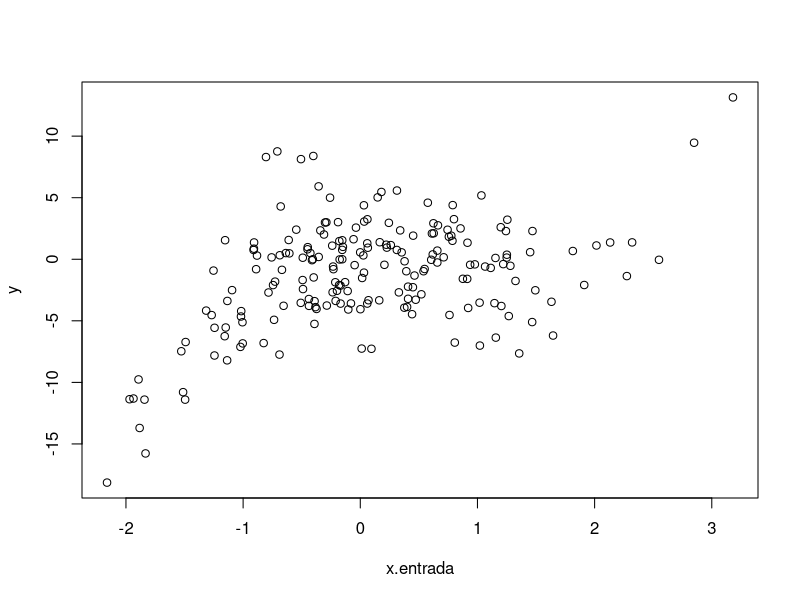
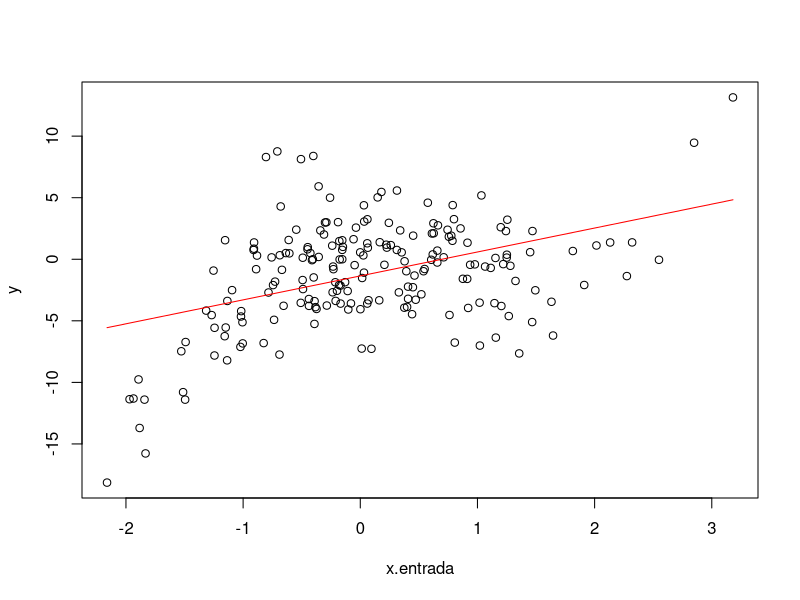
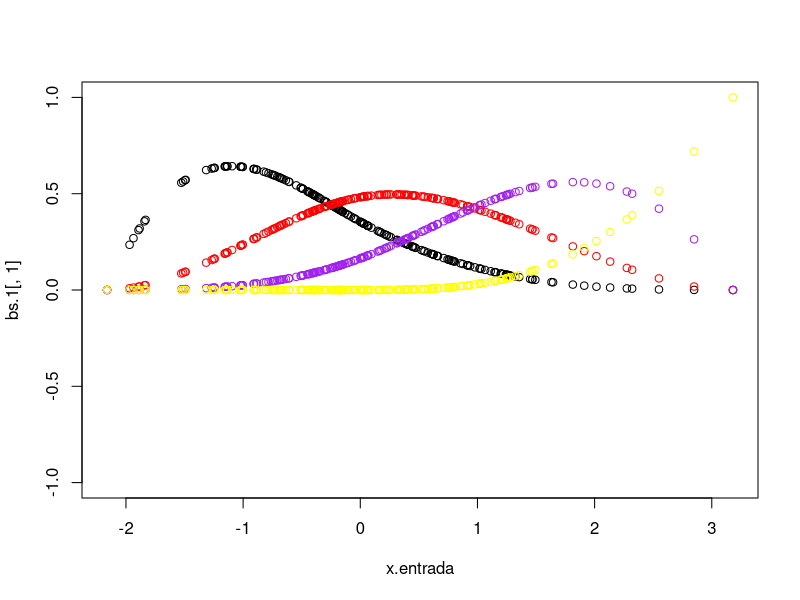

Recreate these plots in R, in order. (Note: this script raises an error after producing the figures.)

library(splines)
## Ejemplo simple de splines
 
 # una entrada
 x.entrada <- rnorm(200)
 # salida
 y <- x.entrada^3 - 2*x.entrada^2 + rnorm(100,0,3)
 plot(x.entrada,y)

 ## Modelo lineal
 lm.1 <- lm(y ~ x.entrada)
 lm.1
 plot(x.entrada,y)
 lines(x.entrada, fitted(lm.1), col='red')

## Ahora intentamos con un spline con 1 solo nodo.
## Serán K+3 = 1+3 = 4 funciones base (sin contar constante)

## La función bs calcula nodos según cuantiles de x,
## y evalúa la base de splines en los valores de x.
## Devuelve una matriz de 200 x 4 (las nuevas 4 entradas para el modelo extendido)
library(splines)
bs.1 <- bs(x.entrada, df=4)
bs.1
# Nótese que hay un nudo en el cuantil 50% (la mediana)
dim(bs.1)


# ¿Cómo ve ven las nuevas entradas?
plot(x.entrada, bs.1[,1], ylim=c(-1,1))
points(x.entrada, bs.1[,2], col='red')
points(x.entrada, bs.1[,3], col='purple')
points(x.entrada, bs.1[,4], col='yellow')
points(x.entrada, bs.1[,5], col='green')
points(x.entrada, bs.1[,6], col='lightblue')

## estas gráficas dan los elementos de la base evaluadas en los
## datos de entrenamiento

## Ahora construimos un modelo:

lm.spline <- lm(y ~ bs.1)
lm.spline

## Cada elemento de la base tiene un coeficiente,
## y ahora hacemos la combinación lineal para ver los
## ajustados:

plot(x.entrada, y)
points(x.entrada, fitted(lm.spline), col='red')

## Los ajustados también se pueden calcular como:
coefs.1 <- coef(lm.spline)[-1]
coefs.1

pred.manual <- bs.1%*%coefs.1 + coef(lm.spline)[1]
plot(pred.manual, fitted(lm.spline))
